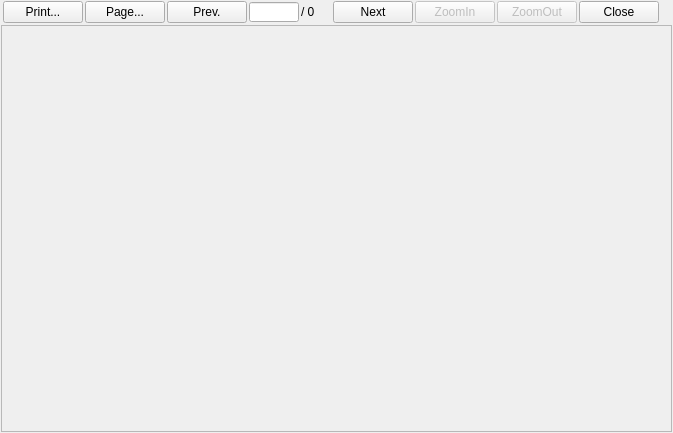
<ui version="4.0" >
 <class>uoReportPrevDlg</class>
 <widget class="QDialog" name="uoReportPrevDlg" >
  <property name="geometry" >
   <rect>
    <x>0</x>
    <y>0</y>
    <width>673</width>
    <height>433</height>
   </rect>
  </property>
  <property name="windowTitle" >
   <string>Dialog</string>
  </property>
  <layout class="QGridLayout" >
   <property name="leftMargin" >
    <number>1</number>
   </property>
   <property name="topMargin" >
    <number>1</number>
   </property>
   <property name="rightMargin" >
    <number>1</number>
   </property>
   <property name="bottomMargin" >
    <number>1</number>
   </property>
   <property name="horizontalSpacing" >
    <number>1</number>
   </property>
   <property name="verticalSpacing" >
    <number>1</number>
   </property>
   <item rowspan="4" row="0" column="0" >
    <layout class="QGridLayout" >
     <property name="horizontalSpacing" >
      <number>2</number>
     </property>
     <property name="verticalSpacing" >
      <number>2</number>
     </property>
     <item row="0" column="1" >
      <widget class="QPushButton" name="m_pbPrint" >
       <property name="text" >
        <string>Print...</string>
       </property>
       <property name="autoDefault" >
        <bool>false</bool>
       </property>
      </widget>
     </item>
     <item row="0" column="2" >
      <widget class="QPushButton" name="m_pbPage" >
       <property name="text" >
        <string>Page...</string>
       </property>
       <property name="autoDefault" >
        <bool>false</bool>
       </property>
      </widget>
     </item>
     <item row="0" column="7" >
      <widget class="QPushButton" name="m_pbZoomIn" >
       <property name="enabled" >
        <bool>false</bool>
       </property>
       <property name="text" >
        <string>ZoomIn</string>
       </property>
       <property name="autoDefault" >
        <bool>false</bool>
       </property>
      </widget>
     </item>
     <item row="0" column="8" >
      <widget class="QPushButton" name="m_pbZoomOut" >
       <property name="enabled" >
        <bool>false</bool>
       </property>
       <property name="text" >
        <string>ZoomOut</string>
       </property>
       <property name="autoDefault" >
        <bool>false</bool>
       </property>
      </widget>
     </item>
     <item row="0" column="9" >
      <widget class="QPushButton" name="m_pbClose" >
       <property name="text" >
        <string>Close</string>
       </property>
       <property name="autoDefault" >
        <bool>false</bool>
       </property>
      </widget>
     </item>
     <item row="0" column="10" >
      <spacer>
       <property name="orientation" >
        <enum>Qt::Horizontal</enum>
       </property>
       <property name="sizeHint" >
        <size>
         <width>40</width>
         <height>20</height>
        </size>
       </property>
      </spacer>
     </item>
     <item row="0" column="6" >
      <widget class="QPushButton" name="m_pbNext" >
       <property name="text" >
        <string>Next</string>
       </property>
       <property name="icon" >
        <iconset resource="../uoReport.qrc" >:/image/go-next.PNG</iconset>
       </property>
       <property name="autoDefault" >
        <bool>false</bool>
       </property>
      </widget>
     </item>
     <item row="0" column="3" >
      <widget class="QPushButton" name="m_pbPrevious" >
       <property name="text" >
        <string>Prev.</string>
       </property>
       <property name="icon" >
        <iconset resource="../uoReport.qrc" >:/image/go-previous.png</iconset>
       </property>
       <property name="autoDefault" >
        <bool>false</bool>
       </property>
      </widget>
     </item>
     <item rowspan="2" row="1" column="0" colspan="11" >
      <widget class="QFrame" name="m_frame" >
       <property name="frameShape" >
        <enum>QFrame::StyledPanel</enum>
       </property>
       <property name="frameShadow" >
        <enum>QFrame::Sunken</enum>
       </property>
      </widget>
     </item>
     <item row="0" column="4" >
      <widget class="QLineEdit" name="m_leCurentPage" >
       <property name="minimumSize" >
        <size>
         <width>50</width>
         <height>20</height>
        </size>
       </property>
       <property name="maximumSize" >
        <size>
         <width>50</width>
         <height>20</height>
        </size>
       </property>
       <property name="inputMask" >
        <string>ddd; </string>
       </property>
       <property name="text" >
        <string/>
       </property>
       <property name="maxLength" >
        <number>3</number>
       </property>
      </widget>
     </item>
     <item row="0" column="5" >
      <widget class="QLabel" name="m_labelTotalPg" >
       <property name="sizePolicy" >
        <sizepolicy vsizetype="Preferred" hsizetype="Fixed" >
         <horstretch>0</horstretch>
         <verstretch>0</verstretch>
        </sizepolicy>
       </property>
       <property name="minimumSize" >
        <size>
         <width>30</width>
         <height>20</height>
        </size>
       </property>
       <property name="maximumSize" >
        <size>
         <width>30</width>
         <height>20</height>
        </size>
       </property>
       <property name="text" >
        <string>/ 0</string>
       </property>
      </widget>
     </item>
    </layout>
   </item>
  </layout>
 </widget>
 <tabstops>
  <tabstop>m_pbPrint</tabstop>
  <tabstop>m_pbPage</tabstop>
  <tabstop>m_pbNext</tabstop>
  <tabstop>m_pbPrevious</tabstop>
  <tabstop>m_pbZoomIn</tabstop>
  <tabstop>m_pbZoomOut</tabstop>
  <tabstop>m_pbClose</tabstop>
 </tabstops>
 <resources>
  <include location="../uoReport.qrc" />
 </resources>
 <connections/>
</ui>
